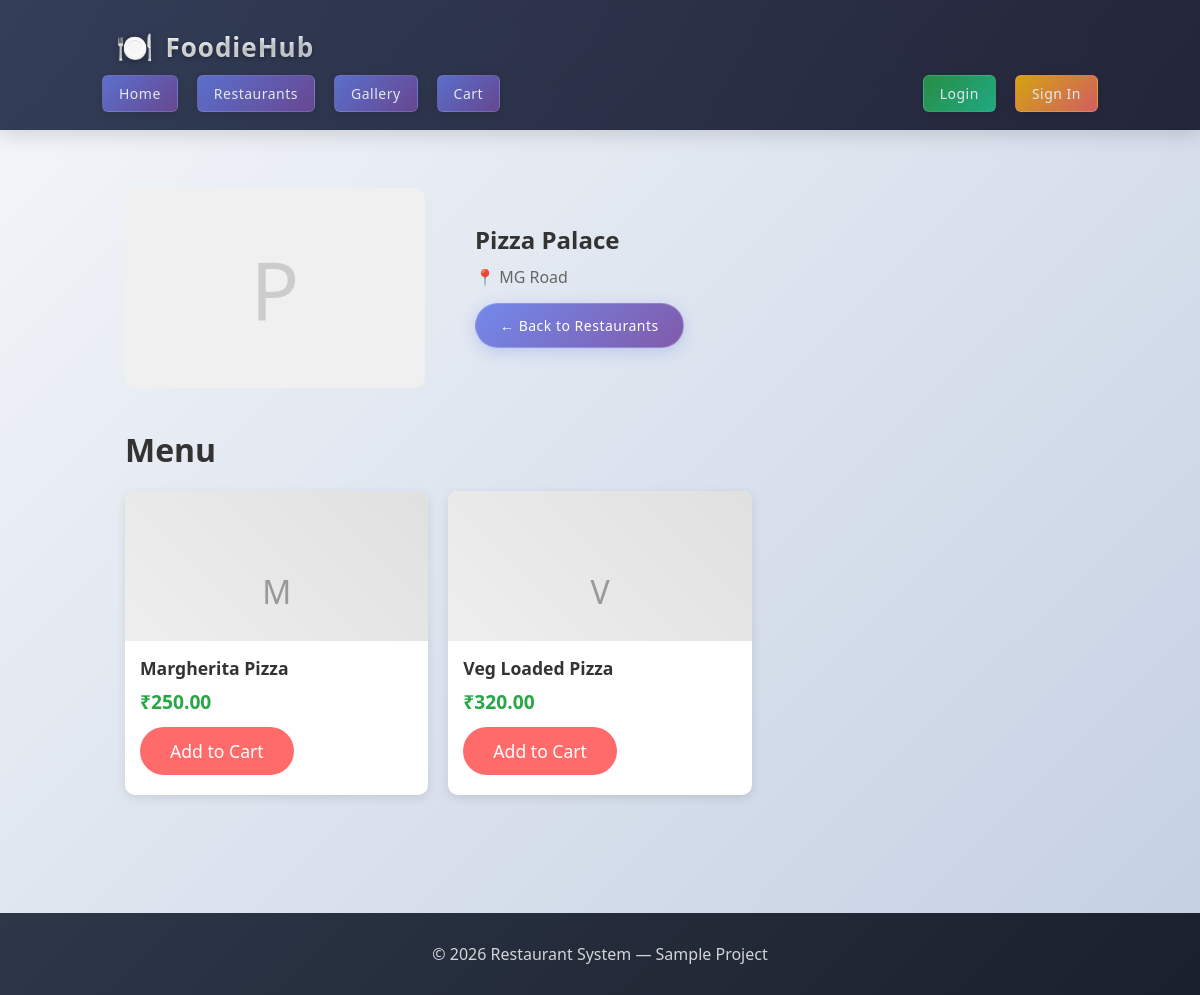
Screenshot of /restaurant.php?id=1 with the database file from the repository.
### tables this page shows
CREATE TABLE restaurant (
  restaurant_id INT AUTO_INCREMENT PRIMARY KEY,
  name VARCHAR(150),
  location VARCHAR(255),
  image VARCHAR(255)
);

CREATE TABLE menu_item (
  item_id INT AUTO_INCREMENT PRIMARY KEY,
  restaurant_id INT,
  item_name VARCHAR(150),
  description TEXT,
  price DECIMAL(10,2),
  image VARCHAR(255),
  FOREIGN KEY (restaurant_id) REFERENCES restaurant(restaurant_id) ON DELETE CASCADE
);

### restaurant.php (the view, shortened to what this page needs)
<?php include 'header.php';
$restaurant_id = isset($_GET['id']) ? (int)$_GET['id'] : 0;
$restaurant_query = mysqli_query($conn, "SELECT * FROM restaurant WHERE restaurant_id = $restaurant_id");
$restaurant = mysqli_fetch_assoc($restaurant_query);
$menu_items = mysqli_query($conn, "SELECT * FROM menu_item WHERE restaurant_id = $restaurant_id ORDER BY item_name");
?>
<section class="restaurant-detail">
    <div class="wrap">
        <div class="restaurant-header">
            <div class="restaurant-image">
                <?php if($restaurant['image'] && file_exists('assets/images/restaurants/' . $restaurant['image'])): ?>
                    <img src="assets/images/restaurants/<?php echo htmlspecialchars($restaurant['image']); ?>" alt="<?php echo htmlspecialchars($restaurant['name']); ?>">
                <?php else: ?>
                    <div class="image-placeholder-large">
                        <span><?php echo htmlspecialchars(substr($restaurant['name'], 0, 1)); ?></span>
                    </div>
                <?php endif; ?>
            </div>
            <div class="restaurant-info">
                <h1><?php echo htmlspecialchars($restaurant['name']); ?></h1>
                <p class="location">📍 <?php echo htmlspecialchars($restaurant['location']); ?></p>
                <a href="restaurants.php" class="btn btn-secondary">← Back to Restaurants</a>
            </div>
        </div>
        <div class="menu-section">
            <h2>Menu</h2>
            <?php if(mysqli_num_rows($menu_items) > 0): ?>
                <div class="menu-grid">
                    <?php while($item = mysqli_fetch_assoc($menu_items)): ?>
                    <div class="menu-item-card">
                        <div class="menu-item-image">
                            <?php if($item['image'] && file_exists('assets/images/menu/' . $item['image'])): ?>
                                <img src="assets/images/menu/<?php echo htmlspecialchars($item['image']); ?>" alt="<?php echo htmlspecialchars($item['item_name']); ?>">
                            <?php else: ?>
                                <div class="image-placeholder">
                                    <span><?php echo htmlspecialchars(substr($item['item_name'], 0, 1)); ?></span>
                                </div>
                            <?php endif; ?>
                        </div>
                        <div class="menu-item-info">
                            <h3><?php echo htmlspecialchars($item['item_name']); ?></h3>
                            <p class="price">₹<?php echo number_format($item['price'], 2); ?></p>
                            <a href="cart.php?add=<?php echo $item['item_id']; ?>" class="btn btn-primary">Add to Cart</a>
                        </div>
                    </div>
                    <?php endwhile; ?>
                </div>
            <?php else: ?>
                <div class="no-items">
                    <p>No menu items available for this restaurant at the moment.</p>
                </div>
            <?php endif; ?>
        </div>
    </div>
</section>
<?php include 'footer.php'; ?>

### assets/css/style.css (style rules this page uses)
* { box-sizing:border-box;margin:0;padding:0 }
body { font-family:'Segoe UI', Tahoma, Geneva, Verdana, sans-serif;background:linear-gradient(135deg, #f5f7fa 0%, #c3cfe2 100%);color:#333;margin:0;min-height:100vh }
body, html { scroll-behavior:smooth }
.wrap { width:1000px;max-width:95%;margin:0 auto }
.btn { display:inline-block;padding:12px 24px;background:linear-gradient(135deg, #667eea 0%, #764ba2 100%);color:#fff;text-decoration:none;border-radius:25px;font-weight:500;text-align:center;transition:all 0.3s ease;border:none;cursor:pointer;font-size:14px;position:relative;overflow:hidden }
.btn::before { content:'';position:absolute;top:0;left:-100%;width:100%;height:100%;background:linear-gradient(90deg,transparent,rgba(255,255,255,0.2),transparent);transition:left 0.5s }
.btn-primary { background:linear-gradient(135deg, #667eea 0%, #764ba2 100%) }
.btn-secondary { background:linear-gradient(135deg, rgba(102,126,234,0.9), rgba(118,75,162,0.9));color:#fff !important;padding:12px 24px;border-radius:25px;font-weight:500;font-size:14px;letter-spacing:0.5px;transition:all 0.3s ease;position:relative;overflow:hidden;border:1px solid rgba(255,255,255,0.2);box-shadow:0 4px 15px rgba(102,126,234,0.3);text-decoration:none !important;display:inline-block }
.btn-secondary::before { content:'';position:absolute;top:0;left:-100%;width:100%;height:100%;background:linear-gradient(90deg,transparent,rgba(255,255,255,0.2),transparent);transition:left 0.5s ease }
a { color:#667eea;text-decoration:none;transition:color 0.3s ease }
a.btn, a.btn-secondary, a.btn-primary, a.btn-success, a.btn-danger, a.btn-info, a.btn-warning { text-decoration:none !important }
.btn-primary { background:linear-gradient(135deg, #ff6b6b 0%, #ee5a24 100%);color:#fff }
.btn-primary { background:#ff6b6b;border:none;padding:12px 30px;font-size:1.1em;border-radius:25px }
.restaurant-image { height:200px;overflow:hidden;position:relative }
.image-placeholder { background:#f0f0f0;display:flex;align-items:center;justify-content:center;height:200px;font-size:4em;color:#ccc }
.restaurant-info { padding:20px }
.restaurant-info p { margin:0 0 15px 0;color:#666 }
.btn-secondary { background:linear-gradient(135deg, rgba(102,126,234,0.9), rgba(118,75,162,0.9));color:#fff !important;border:none;padding:12px 24px;border-radius:25px;text-decoration:none !important;font-weight:500;font-size:14px;letter-spacing:0.5px;transition:all 0.3s ease;position:relative;overflow:hidden;border:1px solid rgba(255,255,255,0.2);box-shadow:0 4px 15px rgba(102,126,234,0.3);display:inline-block }
.restaurant-detail { padding:40px 0 }
.restaurant-header { display:grid;grid-template-columns:300px 1fr;gap:30px;margin-bottom:40px;align-items:center }
.image-placeholder-large { background:#f0f0f0;display:flex;align-items:center;justify-content:center;height:200px;font-size:5em;color:#ccc;border-radius:10px }
.restaurant-info h1 { margin:0 0 10px 0;color:#333 }
.location { color:#666;margin-bottom:15px }
.menu-section h2 { color:#333;margin-bottom:20px;font-size:2em }
.menu-grid { display:grid;grid-template-columns:repeat(auto-fill,minmax(280px,1fr));gap:20px }
.menu-item-card { background:#fff;border-radius:10px;overflow:hidden;box-shadow:0 3px 10px rgba(0,0,0,0.1);transition:transform 0.3s ease }
.menu-item-image { height:150px;overflow:hidden }
.menu-item-info { padding:15px }
.menu-item-info h3 { margin:0 0 8px 0;color:#333;font-size:1.1em }
.price { font-size:1.2em;font-weight:600;color:#28a745;margin-bottom:12px }
.card, .restaurant-card, .menu-item-card, .order-item, .reservation-card { transition:transform 0.3s ease, box-shadow 0.3s ease }
.image-placeholder { background:linear-gradient(45deg, #f0f0f0, #e0e0e0);display:flex;align-items:center;justify-content:center;color:#999;border-radius:8px;font-size:2em;font-weight:300;animation:pulse 2s infinite }

### rows the page displays
restaurant: name "P", name "Pizza Palace", location "MG Road"
menu_item: item_name "M", item_name "Margherita Pizza", price "250.00"
menu_item: item_name "V", item_name "Veg Loaded Pizza", price "320.00"
